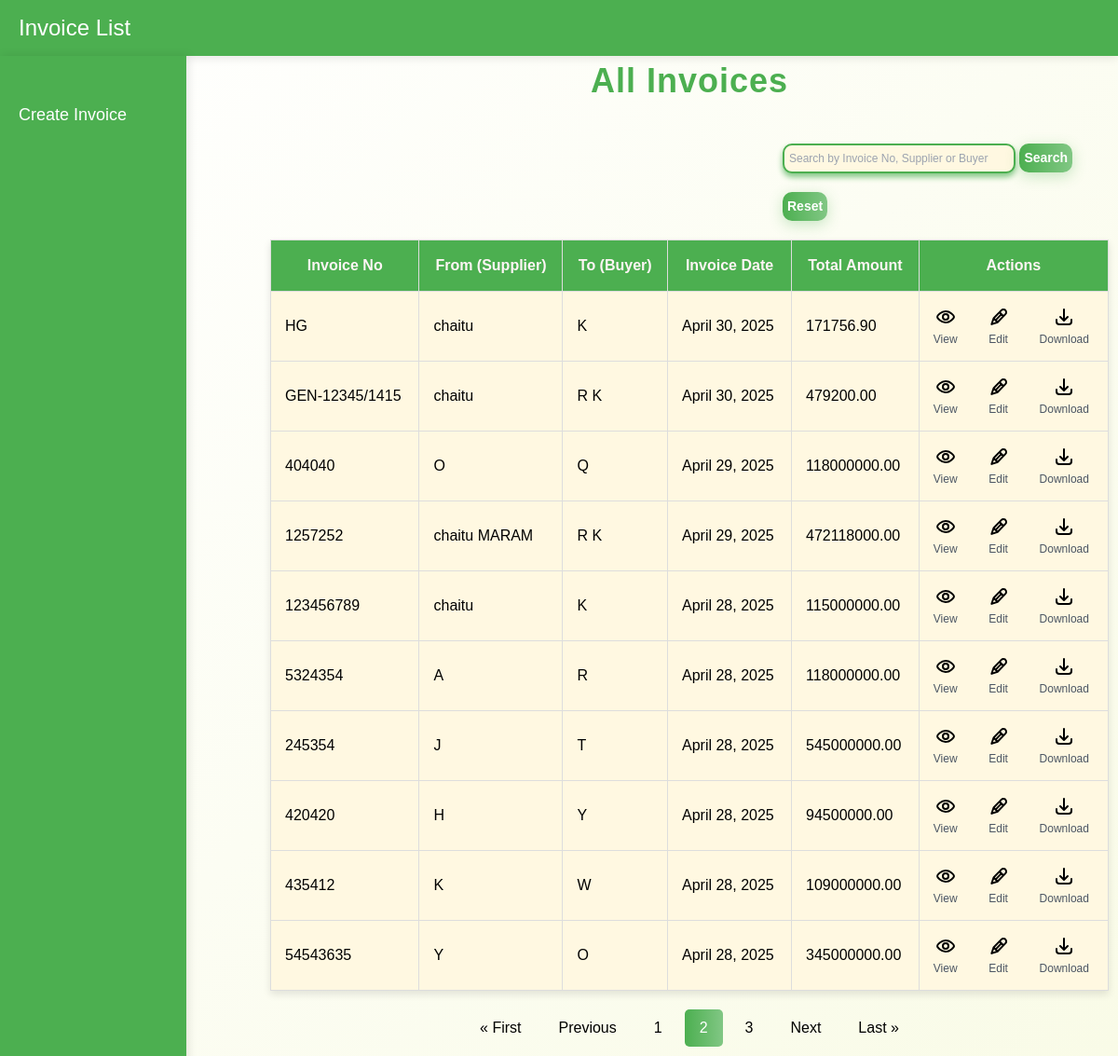
/invoice_list/?page=2, run on the app's committed database.
### bill_genearator/models.py (models this page shows, shortened)
class Invoice(models.Model):
    invoice_no = models.CharField(max_length=100)
    name_of_supplier = models.CharField(max_length=255)
    state = models.CharField(max_length=255)
    gstn = models.CharField(max_length=15, validators=[MinLengthValidator(15)])
    pan = models.CharField(max_length=10, validators=[MinLengthValidator(10)])
    address = models.TextField()
    name_of_buyer = models.CharField(max_length=255)
    buyer_state = models.CharField(max_length=255)
    buyer_gstn = models.CharField(max_length=15, validators=[MinLengthValidator(15)])
    buyer_pan = models.CharField(max_length=10, validators=[MinLengthValidator(10)])
    buyer_address = models.TextField()
    invoice_date = models.DateField()
    delivery_note_no = models.CharField(max_length=255)
    buyer_order_no = models.CharField(max_length=255)
    despatch_document_no = models.CharField(max_length=255)
    despatch_mode = models.CharField(max_length=255)
    date_of_despatch = models.DateField()
    vehicle_no = models.CharField(max_length=255)
    shipping_address = models.TextField()
    item_name = models.CharField(max_length=255)
    hsn_code = models.CharField(max_length=255)
    gst_percentage = models.DecimalField(max_digits=5, decimal_places=2)
    uom = models.CharField(max_length=255)
    quantity = models.IntegerField()
    rate = models.DecimalField(max_digits=10, decimal_places=2)
    code = models.CharField(max_length=6, unique=True, blank=True)
    total_amount = models.DecimalField(max_digits=15, decimal_places=2, default=0)
    terms_conditions = models.TextField(null=True, blank=True)  # New field added

### bill_genearator/views.py (the view)
# urls.py: path('invoice_list/', views.invoice_list, name='invoice_list'),
def invoice_list(request):
    query = request.GET.get('search', '')
    invoices = Invoice.objects.all()
    if query:
        invoices = invoices.filter(
            name_of_supplier__icontains=query
        ) | invoices.filter(
            name_of_buyer__icontains=query
        )
    paginator = Paginator(invoices.order_by('-invoice_date'), 10)  # Optional: paginate 10 per page
    page_number = request.GET.get('page')
    page_obj = paginator.get_page(page_number)
    return render(request, 'invoice_list.html', {'page_obj': page_obj, 'search_query': query})

### templates/invoice_list.html (shortened to what this page needs)
<!DOCTYPE html>
{% load static %}
<html lang="en">
<head>
    <link rel="stylesheet" href="{% static 'css/styles.css' %}">
    <script src="https://cdn.tailwindcss.com"></script>
</head>
<body>
    <div class="top-navbar">
        <h1>Invoice List</h1>
    </div>
    <div class="left-navbar">
        <ul>
            <li><a href="/">Create Invoice</a></li>
        </ul>
    </div>
    <div class="content-container" style="margin-top: 50px;">
        <h2 style="
            text-align: center;
            font-size: 36px;
            margin-bottom: 20px;
            color: #4caf50;
            font-weight: 700;
            letter-spacing: 1px;
        ">All Invoices</h2>
        {% if page_obj %}
        <table class="invoice-table">
            <div style="margin-left: 550px; margin-bottom: 10px; margin-top: 10px;">
    <input type="text" id="invoice_search_input" placeholder="Search by Invoice No, Supplier or Buyer"
    value="{{ search_query|default:'' }}"
           style="width: 250px;padding: 5px;
           font-size: 12px;
           border: 2px solid #4caf50;
           border-radius: 10px;
           background: #fff8e1; /* Light yellow shade */
           transition: all 1s ease;
           box-shadow: 0 4px 6px #81c784;
           resize: vertical;
           cursor: pointer;">
<button onclick="filterInvoices()"
style="display: inline-block;
       padding: 5px;
       font-size: 14px;
       color: #fff;
       background: linear-gradient(90deg, #4caf50, #81c784);
       border: none;
       border-radius: 10px;
       cursor: pointer;
       font-weight: bold;
       transition: all 0.3s ease;
       box-shadow: 0 4px 15px rgba(76, 175, 80, 0.3);
       margin-top: 20px;">
Search
</button>
    <button onclick="resetInvoiceList()" style="display: inline-block;
           padding: 5px;
           font-size: 14px;
           color: #fff;
           background: linear-gradient(90deg, #4caf50, #81c784);
           border: none;
           border-radius: 10px;
           cursor: pointer;
           font-weight: bold;
           transition: all 0.3s ease;
           box-shadow: 0 4px 15px rgba(76, 175, 80, 0.3);
           margin-top: 20px;">Reset</button>
</div>
            <thead>
                <tr>
                    <th>Invoice No</th>
                    <th>From (Supplier)</th>
                    <th>To (Buyer)</th>
                    <th>Invoice Date</th>
                    <th>Total Amount</th>
                    <th>Actions</th>
                </tr>
            </thead>
            <tbody>
                {% for invoice in page_obj %}
                <tr>
                    <td>{{ invoice.invoice_no }}</td>
                    <td>{{ invoice.name_of_supplier }}</td>
                    <td>{{ invoice.name_of_buyer }}</td>
                    <td>{{ invoice.invoice_date }}</td>
                    <td>{{ invoice.total_amount|floatformat:2 }}</td>
                    <td>
                        <div class="flex items-center space-x-8">
                            <div class="flex flex-col items-center">
                                <svg onclick="toggleItemsTable('{{ forloop.counter }}')"
                                     class="w-6 h-6 text-black hover:text-green-500 transition-colors duration-200 cursor-pointer"
                                     aria-hidden="true"
                                     xmlns="http://www.w3.org/2000/svg"
                                     width="24" height="24"
                                     fill="none"
                                     viewBox="0 0 24 24">
                                    <path stroke="currentColor" stroke-width="2" d="M21 12c0 1.2-4.03 6-9 6s-9-4.8-9-6c0-1.2 4.03-6 9-6s9 4.8 9 6Z"/>
                                    <path stroke="currentColor" stroke-width="2" d="M15 12a3 3 0 1 1-6 0 3 3 0 0 1 6 0Z"/>
                                </svg>
                                <span class="text-xs text-gray-600 mt-1">View</span>
                            </div>
                            <div class="flex flex-col items-center">
                                <a href="{% url 'edit_invoice' invoice.id %}" style="text-decoration: none;">
                                </a>
                                <span class="text-xs text-gray-600 mt-1">Edit</span>
                            </div>
                            <div class="flex flex-col items-center">
                                <a href="{% url 'download_invoice_pdf' invoice.id %}" style="text-decoration: none;">
                                </a>
                                <span class="text-xs text-gray-600 mt-1">Download</span>
                            </div>
                        </div>
                    </td>
                </tr>
                {% endfor %}
            </tbody>
        </table>
        {% else %}
        <p>No invoices found.</p>
        {% endif %}
        <div class="pagination">
            {% if page_obj.has_previous %}
                <a href="?page=1">&laquo; First</a>
                <a href="?page={{ page_obj.previous_page_number }}">Previous</a>
            {% endif %}
            {% for num in page_obj.paginator.page_range %}
                {% if page_obj.number == num %}
                    <a class="active" href="?page={{ num }}">{{ num }}</a>
                {% elif num > page_obj.number|add:'-3' and num < page_obj.number|add:'3' %}
                    <a href="?page={{ num }}">{{ num }}</a>
                {% endif %}
            {% endfor %}
            {% if page_obj.has_next %}
                <a href="?page={{ page_obj.next_page_number }}">Next</a>
                <a href="?page={{ page_obj.paginator.num_pages }}">Last &raquo;</a>
            {% endif %}
        </div>
    </div>
</body>
</html>

### static/css/styles.css (style rules this page uses)
body { font-family: 'Poppins', sans-serif; background: linear-gradient(135deg, #ffffff, #f9fbe7); margin: 0; padding: 0; display: flex; min-height: 100vh; }
.left-navbar { width: 200px; background: #4caf50; color: #fff; position: fixed; top: 60px; left: 0; height: 100%; padding: 20px 10px; box-shadow: 2px 0 10px rgba(0, 0, 0, 0.1); z-index: 1000; }
.left-navbar ul { list-style: none; padding: 0; }
.left-navbar ul li { margin: 20px 0; }
.left-navbar ul li a { text-decoration: none; color: #ffffff; font-size: 18px; display: block; padding: 10px; border-radius: 5px; transition: background 0.3s; }
.top-navbar { width: 100%; background: #4caf50; color: #ffffff; position: fixed; top: 0; left: 0; height: 60px; display: flex; align-items: center; padding: 0 20px; box-shadow: 0 2px 10px rgba(0, 0, 0, 0.1); z-index: 999; }
.top-navbar h1 { font-size: 24px; margin: 0; }
h2 { text-align: center; font-size: 36px; margin-bottom: 20px; color: #4caf50; font-weight: 700; letter-spacing: 1px; }
h2 { text-align: center; font-size: 36px; margin-bottom: 20px; color: blue; font-weight: 700; letter-spacing: 1px; }
button { display: inline-block; padding: 12px 25px; font-size: 18px; color: #fff; background: linear-gradient(90deg, #4caf50, #81c784); border: none; border-radius: 50px; cursor: pointer; font-weight: bold; transition: all 0.3s ease; box-shadow: 0 4px 15px rgba(76, 175, 80, 0.3); margin-top: 20px; }
table { width: 100%; margin-top: 20px; border-collapse: collapse; box-shadow: 0 4px 8px rgba(0, 0, 0, 0.1); }
table, th, td { border: 1px solid #e0e0e0; }
th, td { padding: 12px; text-align: center; }
th { background: #4caf50; color: #fff; }
td { background: #fff8e1; }

### templates/invoice_list.html (style rules this page uses)
.left-navbar { width: 200px; background: #4caf50; color: #fff; position: fixed; top: 60px; left: 0; height: 100%; padding: 20px 10px; box-shadow: 2px 0 10px rgba(0, 0, 0, 0.1); }
.left-navbar ul { list-style: none; padding: 0; }
.left-navbar ul li a { text-decoration: none; color: #fff; font-size: 18px; display: block; padding: 10px; border-radius: 5px; transition: background 0.3s; }
.content-container { margin-left: 280px; margin-top: 100px; padding: 10px; }
.invoice-table { width: 100%; border-collapse: collapse; }
.invoice-table th, .invoice-table td { border: 1px solid #ddd; padding: 15px; text-align: left; }
.invoice-table th { color: #fff5f5; font-weight: bold; text-align: center; }
.invoice-table tr:nth-child(odd) { background-color: #ffffff; }
button, .edit-items-btn { border: none; border-radius: 4px; padding: 8px 10px; cursor: pointer; font-size: 12px; text-decoration: none; color: white; }
button { display: inline-block; padding: 8px 10px; color: #fff; background: linear-gradient(90deg, #4caf50, #81c784); border: none; border-radius: 5px; cursor: pointer; font-weight: bold; transition: all 0.3s ease; box-shadow: 0 4px 15px rgba(76, 175, 80, 0.3); margin-top: 20px; }
.pagination { display: flex; justify-content: center; align-items: center; margin-top: 20px; }
.pagination a { color: black; padding: 8px 16px; text-decoration: none; transition: background-color 0.3s; margin: 0 4px; border-radius: 5px; }
.pagination a.active { background: linear-gradient(90deg, #4caf50, #81c784); color: white; }

### data on the page
Invoice: invoice_no "HG", name_of_supplier "chaitu", name_of_buyer "K", invoice_date "April 30, 2025", total_amount "171756.90"
Invoice: invoice_no "GEN-12345/1415", name_of_supplier "chaitu", name_of_buyer "R K", invoice_date "April 30, 2025", total_amount "479200.00"
Invoice: invoice_no "404040", name_of_supplier "O", name_of_buyer "Q", invoice_date "April 29, 2025", total_amount "118000000.00"
Invoice: invoice_no "1257252", name_of_supplier "chaitu MARAM", name_of_buyer "R K", invoice_date "April 29, 2025", total_amount "472118000.00"
Invoice: invoice_no "123456789", name_of_supplier "chaitu", name_of_buyer "K", invoice_date "April 28, 2025", total_amount "115000000.00"
Invoice: invoice_no "5324354", name_of_supplier "A", name_of_buyer "R", invoice_date "April 28, 2025", total_amount "118000000.00"
Invoice: invoice_no "245354", name_of_supplier "J", name_of_buyer "T", invoice_date "April 28, 2025", total_amount "545000000.00"
Invoice: invoice_no "420420", name_of_supplier "H", name_of_buyer "Y", invoice_date "April 28, 2025", total_amount "94500000.00"
Invoice: invoice_no "435412", name_of_supplier "K", name_of_buyer "W", invoice_date "April 28, 2025", total_amount "109000000.00"
Invoice: invoice_no "54543635", name_of_supplier "Y", name_of_buyer "O", invoice_date "April 28, 2025", total_amount "345000000.00"

### other printed values
{{ num }} "1" "3"
{{ num }} "2"
